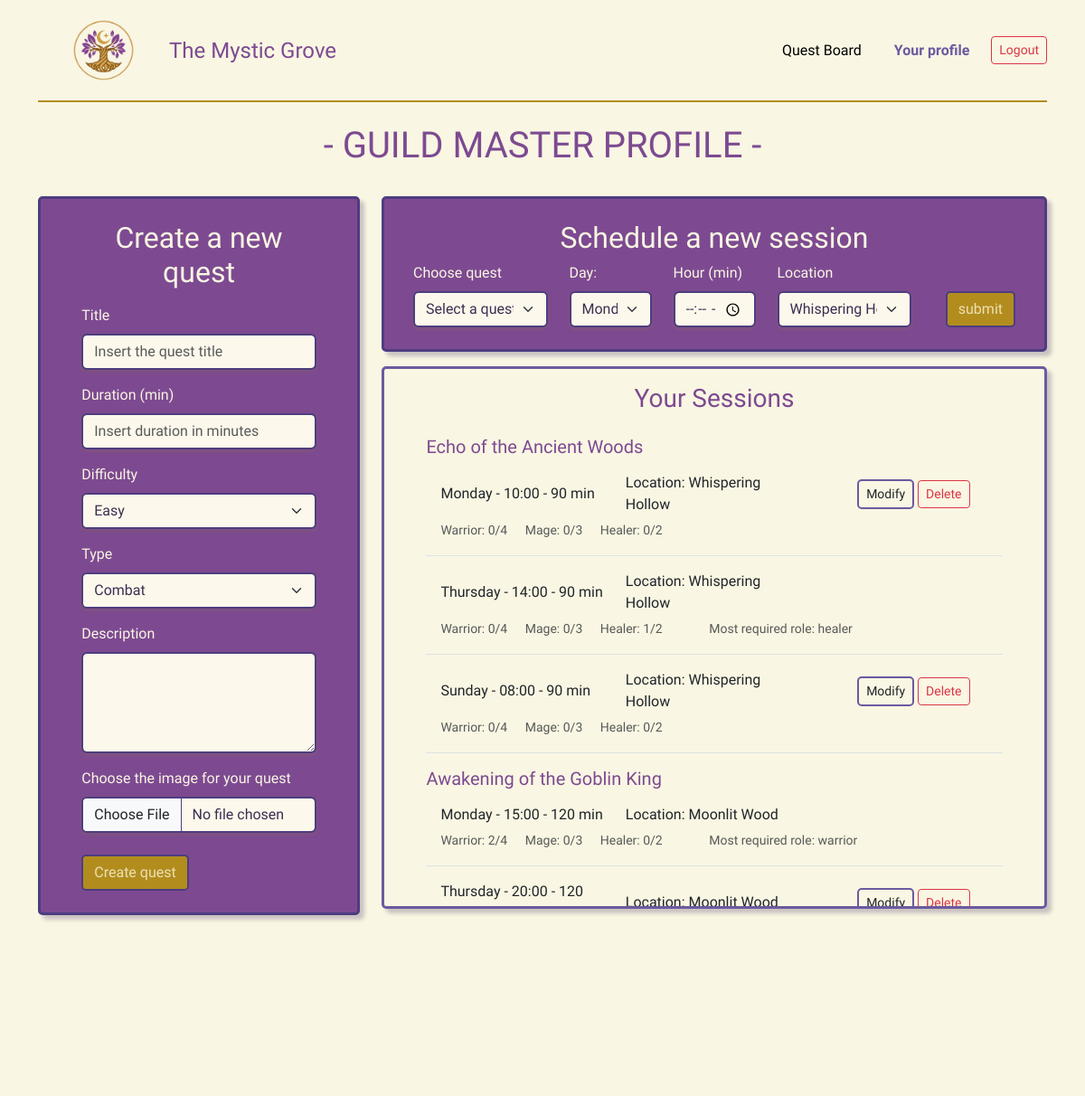
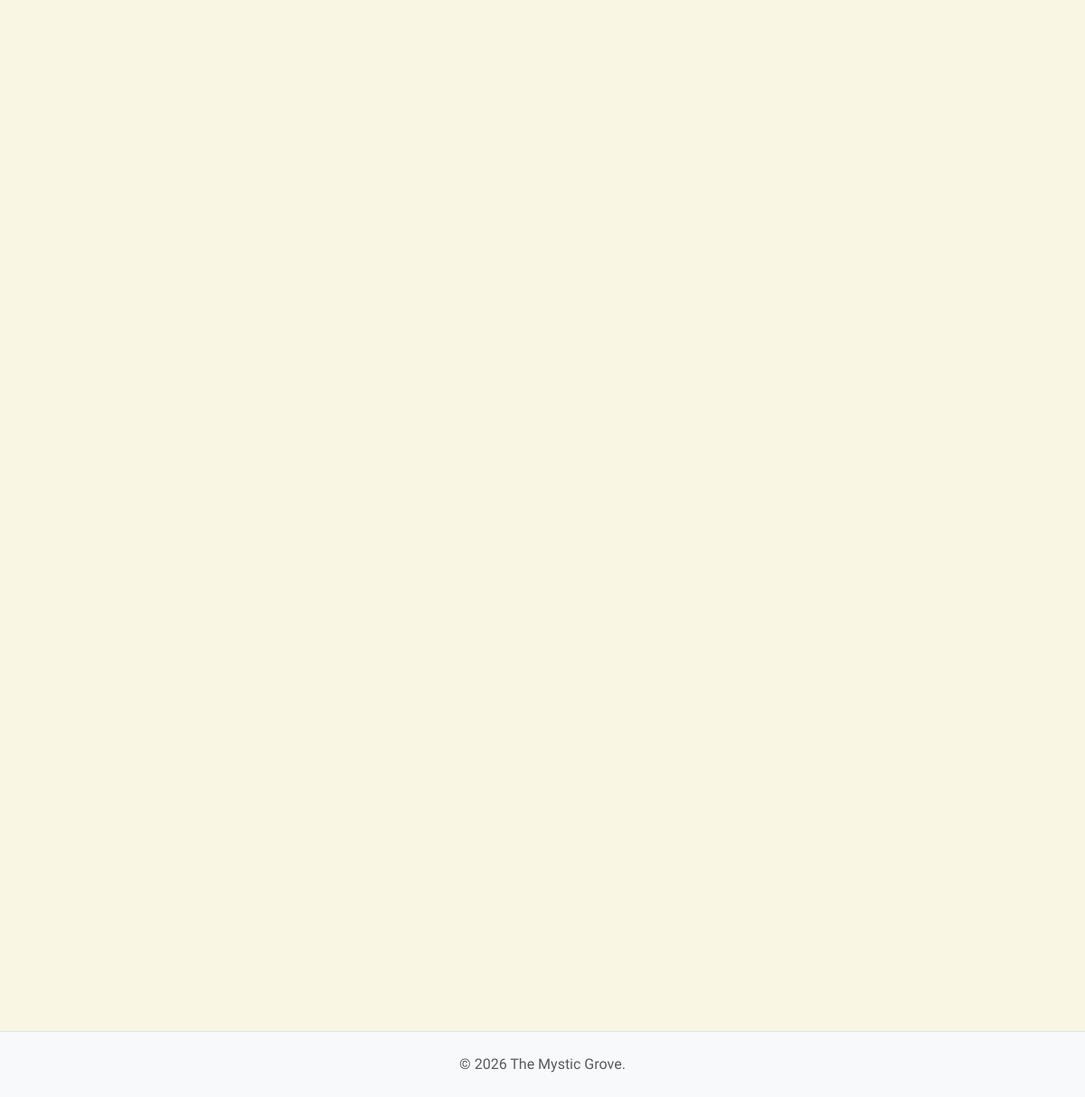
Page /profile_guild_master (signed in) on the committed database (2 pictures, top to bottom).
### tables this page shows
CREATE TABLE "quests" (
	"id"	INTEGER NOT NULL,
	"title"	TEXT NOT NULL,
	"duration_min"	INTEGER NOT NULL,
	"quest_type"	TEXT NOT NULL,
	"difficulty"	TEXT NOT NULL,
	"description"	TEXT NOT NULL,
	"quest_img"	TEXT NOT NULL,
	PRIMARY KEY("id" AUTOINCREMENT)
);

CREATE TABLE "quest_sessions" (
	"id"	INTEGER NOT NULL,
	"quest_id"	INTEGER NOT NULL,
	"day"	TEXT NOT NULL,
	"start_time"	TEXT NOT NULL,
	"location"	TEXT NOT NULL,
	PRIMARY KEY("id" AUTOINCREMENT),
	FOREIGN KEY("quest_id") REFERENCES "quests"("id")
);

### app.py (the view)
@app.route("/profile_guild_master")
@login_required
def profile_master():
    if current_user.role != 'guild_master':
        flash("You are not allowed to perform this action.", "danger")
        return redirect(url_for('home'))
    all_quests = quests_dao.get_all_quests()
    quests_with_sessions = []
    for q in all_quests:
        sessions = quest_sessions_dao.get_sessions_by_quest_id(q['id'])
        sessions_with_places = []
        for s in sessions:
            taken = enrollments_dao.get_places_taken(s['id'])
            session_data = dict(s)
            session_data['taken_places'] = taken
            sessions_with_places.append(session_data)
            most_requested = "warrior"
            for ruolo in taken:
                if taken[ruolo] > taken[most_requested]:
                    most_requested = ruolo
            session_data['most_requested_role'] = most_requested
        quest_data = dict(q)
        quest_data['sessions'] = sessions_with_places
        quests_with_sessions.append(quest_data)
    return render_template('profile_guild_master.html', quests=quests_with_sessions)

### app.py (called while the page is built)
@login_manager.user_loader
def load_user(user_id):
    db_user = users_dao.get_user_by_id(user_id)
    if db_user is not None:
        user = User(
            id=db_user["id"],
            username=db_user["username"],
            email=db_user["email"],
            password=db_user["password"],
            role=db_user["role"],
        )
    else:
        user = None
    return user

### enrollments_dao.py (called while the page is built)
def get_places_taken(p_session_id):
    query = """
        SELECT class, SUM(places) as places
        FROM enrollments
        WHERE session_id = ?
        GROUP BY class
    """
    conn = sqlite3.connect(DB_PATH)
    conn.row_factory = sqlite3.Row
    cursor = conn.cursor()
    cursor.execute(query, (p_session_id,))
    rows = cursor.fetchall()
    cursor.close()
    conn.close()
    places = {"warrior": 0, "mage": 0, "healer": 0}
    for r in rows:
        places[r["class"]] = r["places"]
    return places

### quest_sessions_dao.py (called while the page is built)
def get_sessions_by_quest_id(p_quest_id):
    query = """
        SELECT * FROM quest_sessions
        WHERE quest_id = ?
        ORDER BY
            CASE day
                WHEN 'monday' THEN 1
                WHEN 'tuesday' THEN 2
                WHEN 'wednesday' THEN 3
                WHEN 'thursday' THEN 4
                WHEN 'friday' THEN 5
                WHEN 'saturday' THEN 6
                WHEN 'sunday' THEN 7
            END,
            start_time
    """
    conn = sqlite3.connect(DB_PATH)
    conn.row_factory = sqlite3.Row
    cursor = conn.cursor()
    cursor.execute(query, (p_quest_id,))
    sessions = cursor.fetchall()
    cursor.close()
    conn.close()
    return sessions

### quests_dao.py (called while the page is built)
def get_all_quests():
    query = "SELECT * FROM quests"
    conn = sqlite3.connect(DB_PATH)
    conn.row_factory = sqlite3.Row
    cursor = conn.cursor()
    cursor.execute(query)
    quests = cursor.fetchall()
    cursor.close()
    conn.close()
    return quests

### users_dao.py (called while the page is built)
def get_user_by_id(p_id):
    query = "SELECT * FROM users WHERE id = ?"
    conn = sqlite3.connect(DB_PATH)
    conn.row_factory = sqlite3.Row
    cursor = conn.cursor()
    cursor.execute(query, (p_id,))
    db_user = cursor.fetchone()
    conn.commit()
    cursor.close()
    conn.close()
    return db_user

### templates/profile_guild_master.html (shortened to what this page needs)
{% extends "base.html" %}
{% block content %}
<header class="col-12">
    <h1 class="purple-light text-center mb-2"> - GUILD MASTER PROFILE - </h1>
</header>
<div class="col-md-4">
    <div
        class="quest-creation-card card align-items-center">
        <div class="card-body col-md-11">
            <h2 class="card-title text-center mb-3"> Create a new quest
            </h2>
            <form action="/create_new_quest" method="post"
                enctype="multipart/form-data">
                <div class="mb-3">
                    <label for="txt_title" class="form-label">Title</label>
                    <input type="text"
                        class="form-control form-control-purple"
                        name="txt_title"
                        id="txt_title"
                        placeholder="Insert the quest title" minlength="3"
                        maxlength="50" required />
                </div>
                <div class="mb-3">
                    <label for="txt_duration" class="form-label">Duration
                        (min)</label>
                    <input type="number"
                        class="form-control form-control-purple"
                        name="txt_duration" id="txt_duration"
                        placeholder="Insert duration in minutes" min="1"
                        max="600" required />
                </div>
                <div class="mb-3">
                    <label for="txt_difficulty"
                        class="form-label">Difficulty</label>
                    <select name="txt_difficulty" id="txt_difficulty"
                        class="form-select form-select-purple" required>
                        <option value="easy">Easy</option>
                    </select>
                </div>
                <div class="mb-3">
                    <label for="txt_type"
                        class="form-label">Type</label>
                    <select name="txt_type" id="txt_type"
                        class="form-select form-select-purple" required>
                        <option value="combat">Combat</option>
                    </select>
                </div>
                <div class="mb-3">
                    <label for="txt_description"
                        class="form-label">Description</label>
                    <textarea class="form-control form-control-purple"
                        id="txt_description"
                        name="txt_description" rows="4"
                        minlength="10" maxlength="500" required></textarea>
                </div>
                <div class="mb-4">
                    <label for="quest_img" class="form-label">Choose the
                        image for your quest</label>
                    <input class="form-control form-control-purple"
                        type="file" id="quest_img"
                        name="quest_img"
                        accept="image/png, image/jpeg" required>
                </div>
                <button type="submit" class="btn btn-gold"> Create quest
                </button>
            </form>
        </div>
    </div>
</div>
<div class="col-md-8">
    <div
        class="session-creation-card card justify-content-between align-items-center mb-3">
        <div class="card-body col-md-12">
            <h2 class="card-title text-center mb-2"> Schedule a new
                session</h2>
            <form action="/schedule_new_session" method="post">
                <div class="row align-items-end">
                    <div class="col-md-3">
                        <label for="txt_quest_id"
                            class="form-label">Choose quest</label>
                        <select name="txt_quest_id" id="txt_quest_id"
                            class="form-select form-select-purple" required>
                            <option value selected disabled>Select a
                                quest</option>
                        </select>
                    </div>
                    <div class="col-md-2">
                        <label for="txt_day"
                            class="form-label ">Day:</label>
                        <select name="txt_day" id="txt_day"
                            class="form-select form-select-purple">
                            <option value="monday">Monday</option>
                        </select>
                    </div>
                    <div class="col-md-2">
                        <label for="start_time" class="form-label">Hour
                            (min)</label>
                        <input type="time"
                            class="form-control form-control-purple"
                            name="start_time" id="start_time" required />
                    </div>
                    <div class="col-md-3">
                        <label for="location"
                            class="form-label">Location</label>
                        <select name="location" id="location"
                            class="form-select form-select-purple" required>
                            <option value="Whispering Hollow">Whispering
                                Hollow</option>
                        </select>
                    </div>
                    <div class="col-md-2 text-end">
                        <button type="submit" class="btn btn-small btn-gold"> submit
                        </button>
                    </div>
                </div>
            </form>
        </div>
    </div>
    <div
        class=" session-list card justify-content-between align-items-center mb-5">
        <div class="card-body  col-md-11">
            <h3 class="purple-light text-center mb-4">Your Sessions</h3>
            {% for quest in quests %}
            <h5 class="purple-light mb-3 mt-3 ">{{ quest.title }}</h5>
            {% for session in quest.sessions %}
            <div
                class="session-container mb-3 border-bottom pb-2 ">
                <div class="row align-items-center">
                    <div class="col-4">
                        <span class="ps-3 ">{{ session.day | capitalize }} -
                            {{ session.start_time }} - {{ quest.duration_min}}
                            min</span>
                    </div>
                    <div class="col-4">
                        <span>Location: {{ session.location }}</span>
                    </div>
                    <div class="col-4 text-end pe-5">
                        {% set total_taken = session.taken_places.warrior +
                        session.taken_places.mage +
                        session.taken_places.healer %}
                        {% if total_taken == 0 %}
                        <button type="button"
                            class="btn btn-sm btn-purple toggle-edit-btn"
                            data-session-id="{{ session.id }}">Modify</button>
                        <form
                            action="{{ url_for('delete_session', session_id=session.id) }}"
                            method="post"
                            class="d-inline">
                            <button type="submit"
                                class="btn btn-sm btn-outline-danger">Delete</button>
                        </form>
                        {% endif %}
                    </div>
                </div>
                <div class="row mt-1 mb-2">
                    <div class="col-12">
                        <small class="text-muted ps-3">
                            <span class="pe-3 ">Warrior: {{
                                session.taken_places.warrior }}/4</span>
                            <span class="pe-3">Mage: {{
                                session.taken_places.mage }}/3</span>
                            <span>Healer: {{ session.taken_places.healer
                                }}/2
                            </span>
                            {% if total_taken != 0 %}
                            <span class="ps-5">
                                Most required role:
                                {{session.most_requested_role
                                }}
                            </span>
                            {% endif %}
                        </small>
                    </div>
                </div>
            </div>
            {% endfor %}
            {% endfor %}
        </div>
    </div>
</div>
{% endblock %}

### static/css/styles.css (style rules this page uses)
body { font-family: "Philosopher", serif; font-weight: 400; background-color: #f9f6e3; color: #251e3a; }
h1, h2, h3, h4, h5, .navbar-guild-title { font-family: "Rye", serif; font-weight: 400; font-style: normal; }
.purple-light { color: #7d4a91; }
.quest-creation-card, .session-creation-card, .filter-menu { background-color: #7d4a91 !important; border: 3px solid #4d3d80 !important; border-radius: 5px; padding: 0.5rem 1rem; color: #f9f6e3; box-shadow: 5px 5px 4px rgba(59, 41, 93, 0.25); }
.session-list { max-height: 600px; overflow-y: auto; background-color: transparent !important; border: 3px solid #6b5aa0 !important; border-radius: 5px; box-shadow: 5px 5px 4px rgba(59, 41, 93, 0.25); }
.form-select, .form-control { background-color: #fdf8ec; border: 2px solid #b28d1e; color: #3d2d52; box-shadow: 0 2px 4px rgba(139, 111, 71, 0.3); }
.form-control-purple, .form-select-purple { background-color: #fdf8ec !important; border: 2px solid #4d3d80 !important; color: #3d2d52; box-shadow: 0 2px 4px rgba(139, 111, 71, 0.3); }
.btn-filter, .btn-gold { border: 2px solid #4d3d80 !important; border-radius: 5px; background-color: #b28d1e; color: #eee0b5; }
.btn-details, .btn-purple { border: 2px solid #6b5aa0 !important; border-radius: 5px; }

### rows in the picture
quests: title "Echo of the Ancient Woods", duration_min "90"
quest_sessions: day "Monday", start_time "10:00", location "Whispering Hollow", taken_places.warrior "0", taken_places.mage "0", taken_places.healer "0"
quest_sessions: day "Thursday", start_time "14:00", location "Whispering Hollow", taken_places.warrior "0", taken_places.mage "0", taken_places.healer "1", most_requested_role "healer"
quest_sessions: day "Sunday", start_time "08:00", location "Whispering Hollow", taken_places.warrior "0", taken_places.mage "0", taken_places.healer "0"
quests: title "Awakening of the Goblin King", duration_min "120"
quest_sessions: day "Monday", start_time "15:00", location "Moonlit Wood", taken_places.warrior "2", taken_places.mage "0", taken_places.healer "0", most_requested_role "warrior"
quest_sessions: day "Thursday", start_time "20:00", location "Moonlit Wood"
